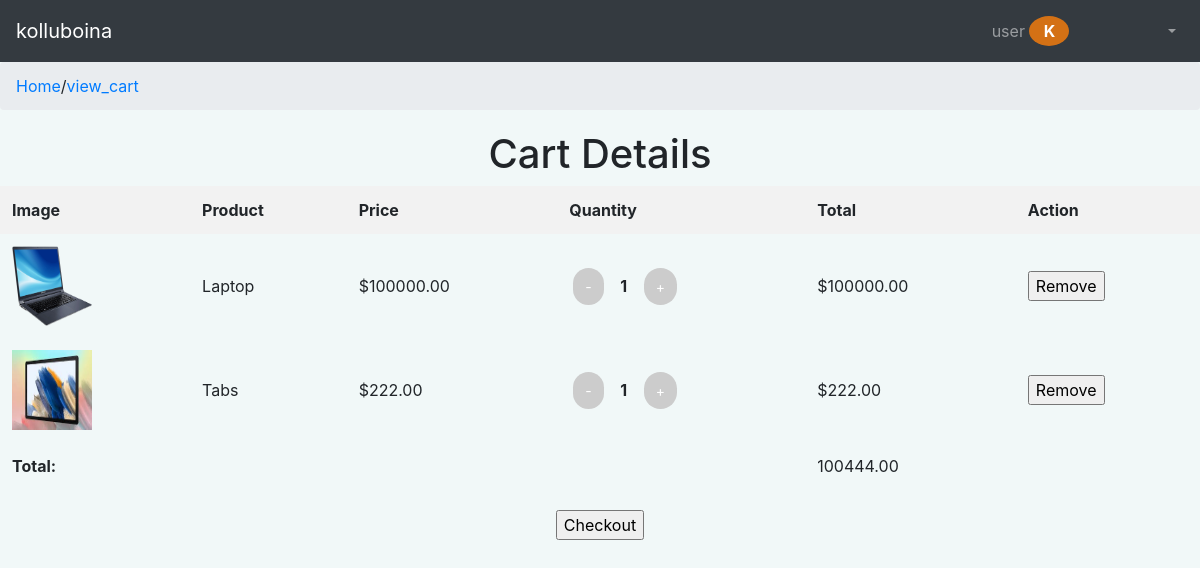
The app's page /view_cart/ (signed in), older data.
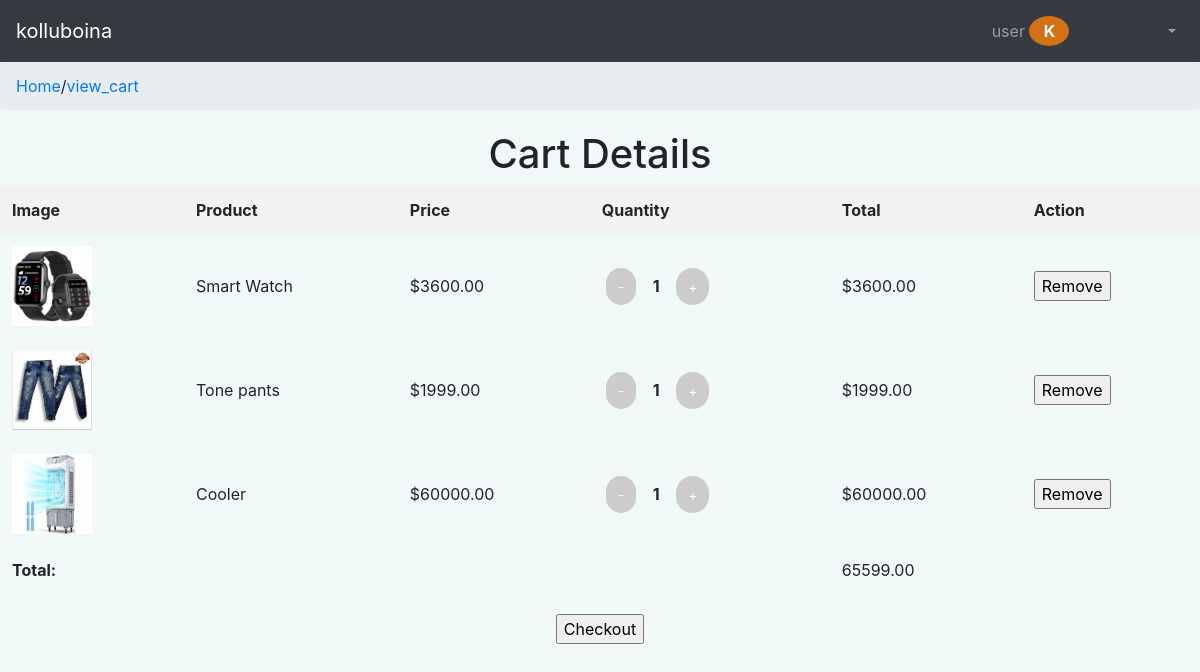
The same page, newer data.
### reg_app/models.py (models this page shows, shortened)
class CustomUser(AbstractUser):
    USER_ROLES = (
        ('user','User'),
        ('dealer','Dealer'),
        ('admin','Admin'),
    )
    Address=models.CharField(max_length=100,blank=True,null=True)
    city=models.CharField(max_length=100,blank=True,null=True)
    pincode=models.IntegerField(blank=True,null=True)
    mobile_no=models.IntegerField(blank=True,null=True)
    user=models.BooleanField(default=False)
    dealer=models.BooleanField(default=False)
    admin=models.BooleanField(default=False)

class CartItem(models.Model):
    cart = models.ForeignKey(Cart, on_delete=models.CASCADE)
    product = models.ForeignKey(product, on_delete=models.CASCADE)
    quantity = models.PositiveIntegerField(default=1)

class product(models.Model):
    STATUS_CHOICES = (
        ('pending', 'Pending'),
        ('approved', 'Approved'),
        ('rejected', 'Rejected'),)
    pname=models.CharField(max_length=100)
    qty=models.IntegerField(default=1)
    price=models.DecimalField(max_digits=10,decimal_places=2)
    img=models.ImageField()
    dealer=models.ForeignKey(CustomUser,on_delete=models.CASCADE,null=True,blank=True)
    category=models.ForeignKey(Category,on_delete=models.CASCADE,null=True,blank=True)
    status = models.CharField(max_length=10, choices=STATUS_CHOICES, default='pending')

### reg_app/views.py (the view)
# urls.py: path('view_cart/', view_cart, name='view_cart'),
def view_cart(request):
    user_cart = Cart.objects.get(user=request.user)
    cart_items = CartItem.objects.filter(cart=user_cart)
    total_price = sum(item.product.price * item.quantity for item in cart_items)
    return render(request, 'cart.html', {'cart_items': cart_items, 'total_price': total_price})

### templates/cart.html (shortened to what this page needs)
{% extends 'base.html' %}
{% load static %}
{% block title %}
<link rel="stylesheet" href="{% static 'css/cart.css' %}">
{% endblock %}
{% block block_body %}
<center>
    <div class="checkout-container">
        <div class="cart">
            <h1>Cart Details</h1>
            <table>
                <thead>
                    <tr>
                        <th>Image</th>
                        <th>Product</th>
                        <th>Price</th>
                        <th>Quantity</th>
                        <th>Total</th>
                        <th>Action</th>
                    </tr>
                </thead>
                <tbody>
                    {% for cart_item in cart_items %}
                    <tr>
                        <td><img src="{{cart_item.product.img.url}}" alt="" height="80px" width="80px"></td>
                        <td>{{ cart_item.product.pname }}</td>
                        <td>${{ cart_item.product.price }}</td>
                        <td>
                            <button type="button" class="decrement-btn" style="border-radius:50px">-</button>
                            <span class="quantity" data-price="{{ cart_item.product.price }}">{{ cart_item.product.qty }}</span>
                            <button type="button" class="increment-btn" style="border-radius:50px">+</button>
                        </td>
                        <td class="item-total">${{ cart_item.product.price|floatformat:"2" }}</td>
                        <td>
                            <form action="{% url 'removecart' cart_item.id %}" method="POST">
                                <input type="submit" value="Remove">
                            </form>
                        </td>
                    </tr>
                    {% endfor %}
                    <tr>
                        <td colspan="4"><strong>Total:</strong></td>
                        <td id="total-price">{{ total_price }}</td>
                        <td></td>
                    </tr>
                </tbody>
            </table>
        </div>
    <form action="{% url 'checkout' %}" method="POST">
        <input type="submit" value="Checkout">
    </form>
    </center>
{% endblock %}

### templates/base.html (shortened to what this page needs)
{% load static %}
<!doctype html>
<html lang="en">
<head>
    <link rel="stylesheet" href="https://cdn.jsdelivr.net/npm/bootstrap@4.6.2/dist/css/bootstrap.min.css">
    <title>{% block title %}Online_Shop{% endblock %}</title>
    <link rel="stylesheet" href="{% static 'css/style.css' %}">
</head>
<body>
    <nav class="navbar navbar-expand-lg navbar-dark bg-dark">
        <a class="navbar-brand" href="#">{{user.username}}</a>
        <div class="collapse navbar-collapse" id="navbarSupportedContent">
            <ul class="navbar-nav ml-auto">
                {% if user.user %}
                <li class="nav-item dropdown">
                    <a class="nav-link dropdown-toggle" href="#" id="navbarDropdown" role="button" data-toggle="dropdown" aria-haspopup="true" aria-expanded="false">
                        {% if user.profile.picture %}
                        <img src="{{ user.profile.picture.url }}" alt="Profile Picture" class="profile-picture">
                        {% else %}
                        user
                        <div class="user-profile-icon">
                        {{ user.username|first|upper }}
                        </div>
                        {% endif %}
                    </a>
                </li>
                {% endif %}
            </ul>
        </div>
    </nav>
    <nav aria-label="breadcrumb">
        <ol id="breadcrumb" class="breadcrumb">
        </ol>
    </nav>
</body>
{% block block_body %}
{% endblock %}
</html>

### static/css/cart.css (style rules this page uses)
table { width: 100%; border-collapse: collapse; margin-bottom: 20px; }
th { background-color: #f2f2f2; padding: 12px; text-align: left; }
td { padding: 12px; }
.checkout-container { margin-top: 20px; }
.increment-btn, .decrement-btn { background-color: #ccc; border: none; color: white; padding: 8px 12px; text-align: center; text-decoration: none; display: inline-block; font-size: 14px; margin: 0 4px; cursor: pointer; border-radius: 50%; outline: none; }
.quantity { padding: 4px 8px; font-weight: bold; }
body { background-color: rgb(241, 248, 248); }

### static/css/style.css (style rules this page uses)
.user-profile-icon { width: 40px; height: 30px; border-radius: 50%; object-fit: cover; display: inline-block; line-height: 30px; text-align: center; border-radius: 50%; background-color: rgb(212, 113, 21); color: #ffffff; font-weight: bold; text-transform: uppercase; margin-right: 90px; }

Row changes from the older to the newer data that the page shows:
removed CartItem: product.img (picture), product.pname "Laptop", product.price "100000.00", product.qty "1"
removed CartItem: product.img (picture), product.pname "Tabs", product.price "222.00", product.qty "1"
added CartItem: product.img (picture), product.pname "Smart Watch", product.price "3600.00", product.qty "1"
added CartItem: product.img (picture), product.pname "Tone pants", product.price "1999.00", product.qty "1"
added CartItem: product.img (picture), product.pname "Cooler", product.price "60000.00", product.qty "1"
Text that changed along with them:
{{ total_price }}: "100444.00" → "65599.00"
